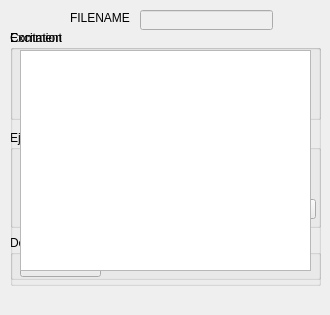
<?xml version="1.0" encoding="UTF-8"?>
<ui version="4.0">
 <class>DockWidget_Parameters</class>
 <widget class="QDockWidget" name="DockWidget_Parameters">
  <property name="geometry">
   <rect>
    <x>0</x>
    <y>0</y>
    <width>330</width>
    <height>315</height>
   </rect>
  </property>
  <property name="minimumSize">
   <size>
    <width>330</width>
    <height>315</height>
   </size>
  </property>
  <property name="maximumSize">
   <size>
    <width>330</width>
    <height>315</height>
   </size>
  </property>
  <property name="features">
   <set>QDockWidget::DockWidgetFloatable|QDockWidget::DockWidgetMovable</set>
  </property>
  <property name="allowedAreas">
   <set>Qt::LeftDockWidgetArea|Qt::RightDockWidgetArea</set>
  </property>
  <property name="windowTitle">
   <string>Parameters</string>
  </property>
  <widget class="QWidget" name="dockWidgetContents">
   <widget class="QGroupBox" name="groupBox_Excit">
    <property name="geometry">
     <rect>
      <x>10</x>
      <y>30</y>
      <width>311</width>
      <height>90</height>
     </rect>
    </property>
    <property name="minimumSize">
     <size>
      <width>300</width>
      <height>70</height>
     </size>
    </property>
    <property name="maximumSize">
     <size>
      <width>320</width>
      <height>90</height>
     </size>
    </property>
    <property name="title">
     <string>Excitation</string>
    </property>
    <widget class="QLabel" name="label_ExcitEnd">
     <property name="geometry">
      <rect>
       <x>240</x>
       <y>45</y>
       <width>60</width>
       <height>16</height>
      </rect>
     </property>
     <property name="minimumSize">
      <size>
       <width>60</width>
       <height>0</height>
      </size>
     </property>
     <property name="text">
      <string>End (MHz)</string>
     </property>
    </widget>
    <widget class="QLineEdit" name="lineEdit_ExcitEnd">
     <property name="enabled">
      <bool>false</bool>
     </property>
     <property name="geometry">
      <rect>
       <x>234</x>
       <y>65</y>
       <width>67</width>
       <height>20</height>
      </rect>
     </property>
     <property name="minimumSize">
      <size>
       <width>60</width>
       <height>0</height>
      </size>
     </property>
     <property name="font">
      <font>
       <italic>false</italic>
      </font>
     </property>
    </widget>
    <widget class="QLineEdit" name="lineEdit_ExcitStart">
     <property name="enabled">
      <bool>false</bool>
     </property>
     <property name="geometry">
      <rect>
       <x>161</x>
       <y>65</y>
       <width>67</width>
       <height>20</height>
      </rect>
     </property>
     <property name="minimumSize">
      <size>
       <width>60</width>
       <height>0</height>
      </size>
     </property>
     <property name="font">
      <font>
       <italic>false</italic>
      </font>
     </property>
    </widget>
    <widget class="QLabel" name="label_ExcitStart">
     <property name="geometry">
      <rect>
       <x>163</x>
       <y>45</y>
       <width>65</width>
       <height>16</height>
      </rect>
     </property>
     <property name="minimumSize">
      <size>
       <width>60</width>
       <height>0</height>
      </size>
     </property>
     <property name="text">
      <string>Start (MHz)</string>
     </property>
    </widget>
    <widget class="QLineEdit" name="lineEdit_ExcitType">
     <property name="enabled">
      <bool>false</bool>
     </property>
     <property name="geometry">
      <rect>
       <x>10</x>
       <y>20</y>
       <width>80</width>
       <height>20</height>
      </rect>
     </property>
     <property name="minimumSize">
      <size>
       <width>80</width>
       <height>0</height>
      </size>
     </property>
     <property name="font">
      <font>
       <italic>false</italic>
      </font>
     </property>
    </widget>
    <widget class="QLineEdit" name="lineEdit_ExcitIntensity">
     <property name="enabled">
      <bool>false</bool>
     </property>
     <property name="geometry">
      <rect>
       <x>88</x>
       <y>65</y>
       <width>67</width>
       <height>20</height>
      </rect>
     </property>
     <property name="font">
      <font>
       <italic>false</italic>
      </font>
     </property>
    </widget>
    <widget class="QLineEdit" name="lineEdit_ExcitDuration">
     <property name="enabled">
      <bool>false</bool>
     </property>
     <property name="geometry">
      <rect>
       <x>12</x>
       <y>65</y>
       <width>70</width>
       <height>20</height>
      </rect>
     </property>
     <property name="minimumSize">
      <size>
       <width>70</width>
       <height>0</height>
      </size>
     </property>
     <property name="font">
      <font>
       <italic>false</italic>
      </font>
     </property>
    </widget>
    <widget class="QLabel" name="label_ExcitDuration">
     <property name="geometry">
      <rect>
       <x>11</x>
       <y>45</y>
       <width>70</width>
       <height>16</height>
      </rect>
     </property>
     <property name="minimumSize">
      <size>
       <width>70</width>
       <height>0</height>
      </size>
     </property>
     <property name="text">
      <string>Dura. (ms)</string>
     </property>
    </widget>
    <widget class="QLabel" name="label_ExcitIntensity">
     <property name="geometry">
      <rect>
       <x>87</x>
       <y>45</y>
       <width>70</width>
       <height>16</height>
      </rect>
     </property>
     <property name="minimumSize">
      <size>
       <width>70</width>
       <height>0</height>
      </size>
     </property>
     <property name="text">
      <string>Intens. (%)</string>
     </property>
    </widget>
   </widget>
   <widget class="QGroupBox" name="groupBox_Eject">
    <property name="geometry">
     <rect>
      <x>10</x>
      <y>130</y>
      <width>311</width>
      <height>98</height>
     </rect>
    </property>
    <property name="minimumSize">
     <size>
      <width>300</width>
      <height>70</height>
     </size>
    </property>
    <property name="maximumSize">
     <size>
      <width>320</width>
      <height>16777215</height>
     </size>
    </property>
    <property name="title">
     <string>Ejections</string>
    </property>
    <widget class="QComboBox" name="comboBox_EjectEnd">
     <property name="geometry">
      <rect>
       <x>236</x>
       <y>69</y>
       <width>70</width>
       <height>20</height>
      </rect>
     </property>
     <property name="font">
      <font>
       <italic>false</italic>
      </font>
     </property>
    </widget>
    <widget class="QComboBox" name="comboBox_EjectStart">
     <property name="geometry">
      <rect>
       <x>161</x>
       <y>69</y>
       <width>70</width>
       <height>20</height>
      </rect>
     </property>
     <property name="font">
      <font>
       <italic>false</italic>
      </font>
     </property>
    </widget>
    <widget class="QLabel" name="label_EjectStart">
     <property name="geometry">
      <rect>
       <x>164</x>
       <y>50</y>
       <width>65</width>
       <height>16</height>
      </rect>
     </property>
     <property name="text">
      <string>Start (MHz)</string>
     </property>
    </widget>
    <widget class="QLabel" name="label_EjectEnd">
     <property name="geometry">
      <rect>
       <x>240</x>
       <y>50</y>
       <width>60</width>
       <height>16</height>
      </rect>
     </property>
     <property name="text">
      <string>End (MHz)</string>
     </property>
    </widget>
    <widget class="QComboBox" name="comboBox_EjectIntensity">
     <property name="geometry">
      <rect>
       <x>86</x>
       <y>69</y>
       <width>70</width>
       <height>20</height>
      </rect>
     </property>
     <property name="font">
      <font>
       <italic>false</italic>
      </font>
     </property>
    </widget>
    <widget class="QLabel" name="label_EjectIntensity">
     <property name="geometry">
      <rect>
       <x>87</x>
       <y>50</y>
       <width>65</width>
       <height>16</height>
      </rect>
     </property>
     <property name="text">
      <string>Intens. (%)</string>
     </property>
    </widget>
    <widget class="QLabel" name="label_EjectDuration">
     <property name="geometry">
      <rect>
       <x>11</x>
       <y>50</y>
       <width>65</width>
       <height>16</height>
      </rect>
     </property>
     <property name="text">
      <string>Dura. (ms)</string>
     </property>
    </widget>
    <widget class="QComboBox" name="comboBox_EjectName">
     <property name="geometry">
      <rect>
       <x>10</x>
       <y>20</y>
       <width>81</width>
       <height>22</height>
      </rect>
     </property>
     <property name="font">
      <font>
       <italic>false</italic>
      </font>
     </property>
    </widget>
    <widget class="QLineEdit" name="lineEdit_EjectType">
     <property name="enabled">
      <bool>false</bool>
     </property>
     <property name="geometry">
      <rect>
       <x>100</x>
       <y>20</y>
       <width>70</width>
       <height>20</height>
      </rect>
     </property>
     <property name="minimumSize">
      <size>
       <width>70</width>
       <height>0</height>
      </size>
     </property>
     <property name="font">
      <font>
       <italic>false</italic>
      </font>
     </property>
    </widget>
    <widget class="QLineEdit" name="lineEdit_EjectDuration">
     <property name="enabled">
      <bool>false</bool>
     </property>
     <property name="geometry">
      <rect>
       <x>10</x>
       <y>69</y>
       <width>70</width>
       <height>20</height>
      </rect>
     </property>
     <property name="minimumSize">
      <size>
       <width>70</width>
       <height>0</height>
      </size>
     </property>
     <property name="font">
      <font>
       <italic>false</italic>
      </font>
     </property>
    </widget>
   </widget>
   <widget class="QLineEdit" name="lineEdit_File">
    <property name="enabled">
     <bool>false</bool>
    </property>
    <property name="geometry">
     <rect>
      <x>140</x>
      <y>10</y>
      <width>133</width>
      <height>20</height>
     </rect>
    </property>
    <property name="minimumSize">
     <size>
      <width>0</width>
      <height>0</height>
     </size>
    </property>
    <property name="font">
     <font>
      <italic>false</italic>
     </font>
    </property>
    <property name="text">
     <string/>
    </property>
    <property name="readOnly">
     <bool>false</bool>
    </property>
   </widget>
   <widget class="QGroupBox" name="groupBox_Detect">
    <property name="geometry">
     <rect>
      <x>10</x>
      <y>235</y>
      <width>311</width>
      <height>51</height>
     </rect>
    </property>
    <property name="minimumSize">
     <size>
      <width>300</width>
      <height>0</height>
     </size>
    </property>
    <property name="maximumSize">
     <size>
      <width>320</width>
      <height>16777215</height>
     </size>
    </property>
    <property name="title">
     <string>Detection</string>
    </property>
    <widget class="QComboBox" name="comboBox_DetectName">
     <property name="geometry">
      <rect>
       <x>10</x>
       <y>20</y>
       <width>81</width>
       <height>22</height>
      </rect>
     </property>
     <property name="font">
      <font>
       <italic>false</italic>
      </font>
     </property>
    </widget>
   </widget>
   <widget class="QLabel" name="label_Filename">
    <property name="geometry">
     <rect>
      <x>70</x>
      <y>10</y>
      <width>60</width>
      <height>16</height>
     </rect>
    </property>
    <property name="text">
     <string>FILENAME</string>
    </property>
   </widget>
   <widget class="QGroupBox" name="groupBox_Comment">
    <property name="geometry">
     <rect>
      <x>10</x>
      <y>30</y>
      <width>311</width>
      <height>250</height>
     </rect>
    </property>
    <property name="title">
     <string>Comment</string>
    </property>
    <widget class="QTextEdit" name="textEdit_Comment">
     <property name="geometry">
      <rect>
       <x>10</x>
       <y>20</y>
       <width>291</width>
       <height>221</height>
      </rect>
     </property>
    </widget>
   </widget>
   <zorder>groupBox_Detect</zorder>
   <zorder>groupBox_Eject</zorder>
   <zorder>groupBox_Excit</zorder>
   <zorder>lineEdit_File</zorder>
   <zorder>label_Filename</zorder>
   <zorder>groupBox_Comment</zorder>
  </widget>
 </widget>
 <resources/>
 <connections/>
</ui>
